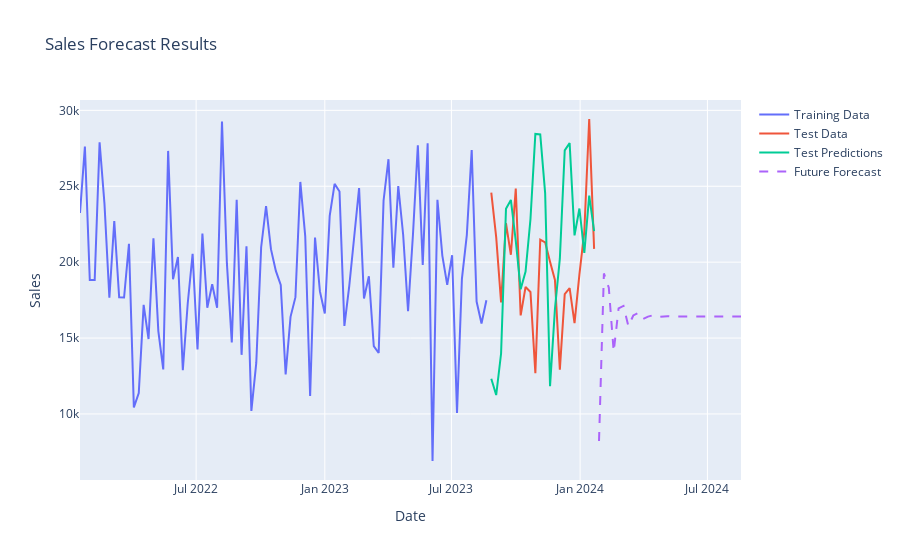

Here is the notebook cell this chart was saved with:
### Code cell
# Sales Forecasting Analysis

# 1. Import Required Libraries
import pandas as pd
import numpy as np
import matplotlib.pyplot as plt
import seaborn as sns
from sklearn.metrics import mean_absolute_error, mean_squared_error, r2_score
import plotly.graph_objects as go
from statsmodels.tsa.seasonal import seasonal_decompose
import warnings
warnings.filterwarnings('ignore')
import matplotlib.pyplot as plt
import seaborn as sns
sns.set_palette('husl')

# Custom Sales Forecast Model (Assume this exists in another file as per original code)
from sales_forecast_model import SalesForecastModel

# 2. Load and Prepare Data
file_path = "c:/Users/nayan/Downloads/sales_train_with_lags_clean.csv"
model = SalesForecastModel()
model.load_data(file_path)
print("Data loaded successfully!")

# 3. Data Summary and Initial Analysis
print("First few rows of the data:")
print(model.data.head())

print("Basic statistics:")
print(model.data.describe())

print("Missing values:")
print(model.data.isnull().sum())

# 4. Time Series Visualization
plt.figure(figsize=(15, 6))
plt.plot(model.data.index, model.data['Sales'], linewidth=2)
plt.title('Sales Over Time', fontsize=14)
plt.xlabel('Date', fontsize=12)
plt.ylabel('Sales', fontsize=12)
plt.grid(True)
plt.xticks(rotation=45)
plt.tight_layout()
plt.show()

# 5. Seasonal Decomposition Analysis
decomposition = seasonal_decompose(model.data['Sales'], period=12)
fig, (ax1, ax2, ax3, ax4) = plt.subplots(4, 1, figsize=(15, 12))
ax1.plot(decomposition.observed)
ax1.set_title('Observed')
ax1.grid(True)
ax2.plot(decomposition.trend)
ax2.set_title('Trend')
ax2.grid(True)
ax3.plot(decomposition.seasonal)
ax3.set_title('Seasonal')
ax3.grid(True)
ax4.plot(decomposition.resid)
ax4.set_title('Residual')
ax4.grid(True)
plt.tight_layout()
plt.show()

# 6. Correlation Analysis
correlation_matrix = model.data.corr()
plt.figure(figsize=(12, 10))
sns.heatmap(correlation_matrix, annot=True, cmap='coolwarm', center=0, fmt='.2f')
plt.title('Correlation Matrix', fontsize=14)
plt.tight_layout()
plt.show()

print("\nCorrelations with Sales:")
print(correlation_matrix['Sales'].sort_values(ascending=False))

# 7. Feature Distributions
features = ['Sales', 'Marketing_Spend', 'Economic_Index', 'Competitor_Price_Index']
fig, axes = plt.subplots(2, 2, figsize=(15, 10))
axes = axes.ravel()
for idx, feature in enumerate(features):
    sns.histplot(data=model.data, x=feature, kde=True, ax=axes[idx])
    axes[idx].set_title(f'{feature} Distribution', fontsize=12)
    axes[idx].grid(True)
plt.tight_layout()
plt.show()

# 8. Model Training and Evaluation
train_size = 0.8
forecast_periods = 30
seasonal_period = 12
model.split_data(train_size=train_size)
print(f"Training samples: {len(model.train_data)}")
print(f"Testing samples: {len(model.test_data)}")
model.train_model(order=(1, 1, 1), seasonal_order=(1, 1, 1, seasonal_period))

in_sample_pred, test_pred, future_pred = model.make_predictions(forecast_periods=forecast_periods)
mae = mean_absolute_error(model.test_data, test_pred)
rmse = np.sqrt(mean_squared_error(model.test_data, test_pred))
mape = np.mean(np.abs((model.test_data - test_pred) / model.test_data)) * 100
r2 = r2_score(model.test_data, test_pred)

print("Model Performance Metrics:")
print(f"MAE: {mae:.2f}")
print(f"RMSE: {rmse:.2f}")
print(f"MAPE: {mape:.2f}%")
print(f"R²: {r2:.2f}")

# 9. Forecast Visualization
fig = go.Figure()
fig.add_trace(go.Scatter(x=model.train_data.index, y=model.train_data, mode='lines', name='Training Data'))
fig.add_trace(go.Scatter(x=model.test_data.index, y=model.test_data, mode='lines', name='Test Data'))
fig.add_trace(go.Scatter(x=test_pred.index, y=test_pred, mode='lines', name='Test Predictions'))
fig.add_trace(go.Scatter(x=future_pred.index, y=future_pred, mode='lines', line=dict(dash='dash'), name='Future Forecast'))
fig.update_layout(
    title='Sales Forecast Results',
    xaxis_title='Date',
    yaxis_title='Sales',
    hovermode='x unified',
    showlegend=True
)
fig.show()

# 10. Future Sales Forecast
forecast_df = pd.DataFrame({
    'Date': future_pred.index,
    'Forecasted Sales': future_pred.values.round(2)
})
print("Future Sales Forecast:")
print(forecast_df)
forecast_df.to_csv('sales_forecast_results.csv', index=False)
print("\nForecast results saved to 'sales_forecast_results.csv'")

### Figure 1 — Plotly figure (JSON) as saved in the notebook; plotly's stock layout.template omitted (floating-point values rounded to 4 significant figures)
{"data": [{"mode": "lines", "name": "Training Data", "type": "scatter", "x": ["2022-01-16T00:00:00", "2022-01-23T00:00:00", "2022-01-30T00:00:00", "2022-02-06T00:00:00", "2022-02-13T00:00:00", "2022-02-20T00:00:00", "2022-02-27T00:00:00", "2022-03-06T00:00:00", "2022-03-13T00:00:00", "2022-03-20T00:00:00", "2022-03-27T00:00:00", "2022-04-03T00:00:00", "2022-04-10T00:00:00", "2022-04-17T00:00:00", "2022-04-24T00:00:00", "2022-05-01T00:00:00", "2022-05-08T00:00:00", "2022-05-15T00:00:00", "2022-05-22T00:00:00", "2022-05-29T00:00:00", "2022-06-05T00:00:00", "2022-06-12T00:00:00", "2022-06-19T00:00:00", "2022-06-26T00:00:00", "2022-07-03T00:00:00", "2022-07-10T00:00:00", "2022-07-17T00:00:00", "2022-07-24T00:00:00", "2022-07-31T00:00:00", "2022-08-07T00:00:00", "2022-08-14T00:00:00", "2022-08-21T00:00:00", "2022-08-28T00:00:00", "2022-09-04T00:00:00", "2022-09-11T00:00:00", "2022-09-18T00:00:00", "2022-09-25T00:00:00", "2022-10-02T00:00:00", "2022-10-09T00:00:00", "2022-10-16T00:00:00", "2022-10-23T00:00:00", "2022-10-30T00:00:00", "2022-11-06T00:00:00", "2022-11-13T00:00:00", "2022-11-20T00:00:00", "2022-11-27T00:00:00", "2022-12-04T00:00:00", "2022-12-11T00:00:00", "2022-12-18T00:00:00", "2022-12-25T00:00:00", "2023-01-01T00:00:00", "2023-01-08T00:00:00", "2023-01-15T00:00:00", "2023-01-22T00:00:00", "2023-01-29T00:00:00", "2023-02-05T00:00:00", "2023-02-12T00:00:00", "2023-02-19T00:00:00", "2023-02-26T00:00:00", "2023-03-05T00:00:00", "2023-03-12T00:00:00", "2023-03-19T00:00:00", "2023-03-26T00:00:00", "2023-04-02T00:00:00", "2023-04-09T00:00:00", "2023-04-16T00:00:00", "2023-04-23T00:00:00", "2023-04-30T00:00:00", "2023-05-07T00:00:00", "2023-05-14T00:00:00", "2023-05-21T00:00:00", "2023-05-28T00:00:00", "2023-06-04T00:00:00", "2023-06-11T00:00:00", "2023-06-18T00:00:00", "2023-06-25T00:00:00", "2023-07-02T00:00:00", "2023-07-09T00:00:00", "2023-07-16T00:00:00", "2023-07-23T00:00:00", "2023-07-30T00:00:00", "2023-08-06T00:00:00", "2023-08-13T00:00:00", "2023-08-20T00:00:00"], "y": [23238, 27615, 18829, 18829, 27896, 23837, 17652, 22712, 17682, 17671, 21209, 10433, 11375, 17188, 14935, 21571, 15459, 12938, 27328, 18871, 20337, 12876, 17278, 20554, 14245, 21878, 16996, 18541, 16991, 29261, 19932, 14711, 24112, 13895, 21044, 10201, 13359, 20984, 23692, 20856, 19421, 18494, 12607, 16400, 17696, 25285, 21718, 11184, 21620, 18074, 16615, 23058, 25154, 24656, 15803, 18453, 21656, 24877, 17604, 19071, 14468, 14018, 24062, 26781, 19639, 25017, 21808, 16774, 21806, 27690, 19820, 27823, 6901, 24109, 20435, 18504, 20458, 10062, 18901, 21785, 27389, 17408, 15957, 17491]}, {"mode": "lines", "name": "Test Data", "type": "scatter", "x": ["2023-08-27T00:00:00", "2023-09-03T00:00:00", "2023-09-10T00:00:00", "2023-09-17T00:00:00", "2023-09-24T00:00:00", "2023-10-01T00:00:00", "2023-10-08T00:00:00", "2023-10-15T00:00:00", "2023-10-22T00:00:00", "2023-10-29T00:00:00", "2023-11-05T00:00:00", "2023-11-12T00:00:00", "2023-11-19T00:00:00", "2023-11-26T00:00:00", "2023-12-03T00:00:00", "2023-12-10T00:00:00", "2023-12-17T00:00:00", "2023-12-24T00:00:00", "2023-12-31T00:00:00", "2024-01-07T00:00:00", "2024-01-14T00:00:00", "2024-01-21T00:00:00"], "y": [24577, 21643, 17351, 22566, 20485, 24843, 16489, 18361, 18039, 12682, 21480, 21305, 20025, 18827, 12923, 17896, 18286, 15988, 19193, 22020, 29430, 20872]}, {"mode": "lines", "name": "Test Predictions", "type": "scatter", "x": ["2023-08-27T00:00:00", "2023-09-03T00:00:00", "2023-09-10T00:00:00", "2023-09-17T00:00:00", "2023-09-24T00:00:00", "2023-10-01T00:00:00", "2023-10-08T00:00:00", "2023-10-15T00:00:00", "2023-10-22T00:00:00", "2023-10-29T00:00:00", "2023-11-05T00:00:00", "2023-11-12T00:00:00", "2023-11-19T00:00:00", "2023-11-26T00:00:00", "2023-12-03T00:00:00", "2023-12-10T00:00:00", "2023-12-17T00:00:00", "2023-12-24T00:00:00", "2023-12-31T00:00:00", "2024-01-07T00:00:00", "2024-01-14T00:00:00", "2024-01-21T00:00:00"], "y": [12320.0, 11250.0, 13980.0, 23510.0, 24100.0, 21400.0, 18210.0, 19380.0, 22830.0, 28450.0, 28410.0, 24550.0, 11830.0, 16920.0, 20230.0, 27360.0, 27840.0, 21770.0, 23530.0, 20610.0, 24380.0, 22040.0]}, {"line": {"dash": "dash"}, "mode": "lines", "name": "Future Forecast", "type": "scatter", "x": ["2024-01-28T00:00:00", "2024-02-04T00:00:00", "2024-02-11T00:00:00", "2024-02-18T00:00:00", "2024-02-25T00:00:00", "2024-03-03T00:00:00", "2024-03-10T00:00:00", "2024-03-17T00:00:00", "2024-03-24T00:00:00", "2024-03-31T00:00:00", "2024-04-07T00:00:00", "2024-04-14T00:00:00", "2024-04-21T00:00:00", "2024-04-28T00:00:00", "2024-05-05T00:00:00", "2024-05-12T00:00:00", "2024-05-19T00:00:00", "2024-05-26T00:00:00", "2024-06-02T00:00:00", "2024-06-09T00:00:00", "2024-06-16T00:00:00", "2024-06-23T00:00:00", "2024-06-30T00:00:00", "2024-07-07T00:00:00", "2024-07-14T00:00:00", "2024-07-21T00:00:00", "2024-07-28T00:00:00", "2024-08-04T00:00:00", "2024-08-11T00:00:00", "2024-08-18T00:00:00"], "y": [8223.0, 19260.0, 18320.0, 14100.0, 16950.0, 17120.0, 15790.0, 16490.0, 16660.0, 16260.0, 16420.0, 16500.0, 16380.0, 16410.0, 16440.0, 16410.0, 16420.0, 16430.0, 16420.0, 16420.0, 16420.0, 16420.0, 16420.0, 16420.0, 16420.0, 16420.0, 16420.0, 16420.0, 16420.0, 16420.0]}], "layout": {"hovermode": "x unified", "showlegend": true, "title": {"text": "Sales Forecast Results"}, "xaxis": {"title": {"text": "Date"}}, "yaxis": {"title": {"text": "Sales"}}}}
